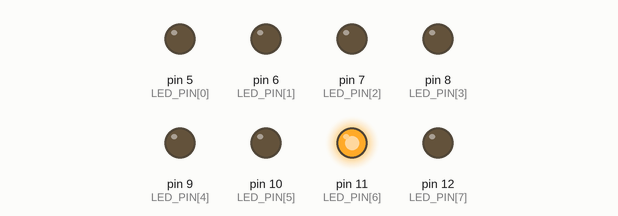
Simulated run of this program. Board: Arduino Nano, built with avr-gcc and run on an emulated ATmega328P. Parts: output pins drawn as LEDs (lit = HIGH).

Above: at 2.32 s.
At 7.23 s:
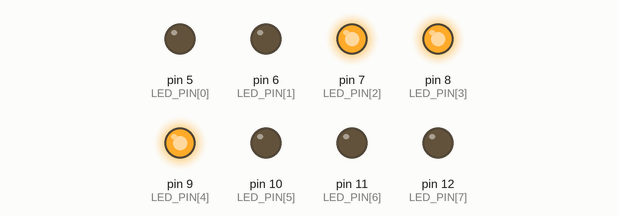
At 9.83 s:
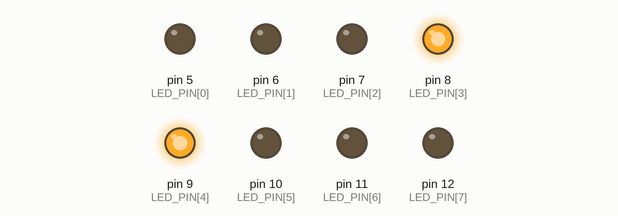
At 12.13 s:
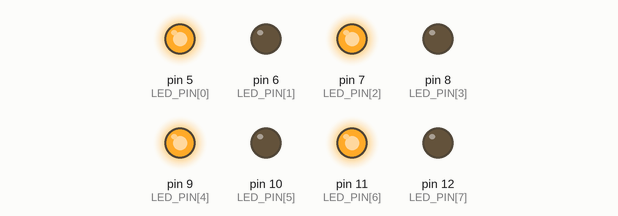
At 18.11 s:
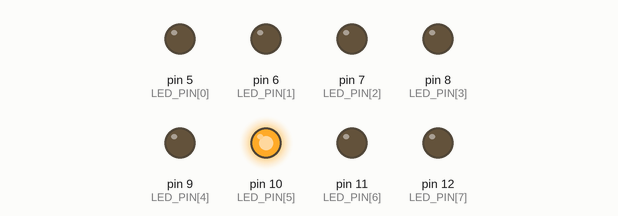
At 24.29 s:
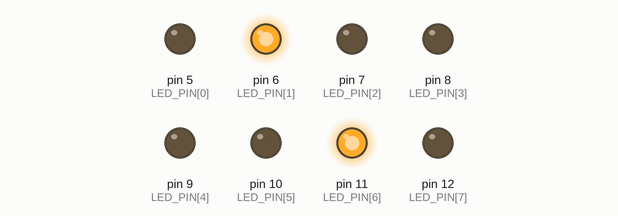
Timing chart, 0 to 25.6 s (numbered marks = the images above):
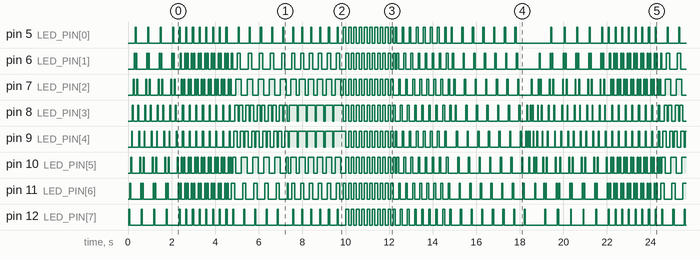

The program:

main.cpp
```cpp
/*
 * -------------------------------------------------------------------------
 * Atelier de programmation Robotic 974
 * © 2020 Stéphane Calderoni
 * -------------------------------------------------------------------------
 * Introduction à la programmation des cartes Arduino
 * Implémentation d'un chenillard à 8 LEDs
 * -------------------------------------------------------------------------
 * Programme principal
 * -------------------------------------------------------------------------
 */

/**
 * @brief Exercices d'initiation à la programmation Arduino.
 *
 * @note Chaque exercice est résolu par un programme spécifique et unique,
 *       que vous devez incorporer ici en décommentant la ligne qui
 *       correspond au programme que vous souhaitez compiler et exécuter.
 *
 *       Chaque programme est indépendant des autres et vous ne pouvez en
 *       compiler qu'un seul à la fois.
 */
// #include "00-minimal-arduino-program.h"
// #include "01-simple-blink.h"
// #include "02-one-way-scanning.h"
// #include "03-two-way-scanning.h"
// #include "04-revised-blink.h"
// #include "05-binary-counter.h"
// #include "06-simple-animation.h"
// #include "07-animations-v1.h"
#include "08-animations-v2.h"
```

08-animations-v2.h
```cpp
/*
 * -------------------------------------------------------------------------
 * Atelier de programmation Robotic 974
 * © 2020 Stéphane Calderoni
 * -------------------------------------------------------------------------
 * Introduction à la programmation des cartes Arduino
 * Implémentation d'un chenillard à 8 LEDs
 * -------------------------------------------------------------------------
 * Séquenceur d'animations périodiques (seconde version)
 * -------------------------------------------------------------------------
 */

#include <Arduino.h>

// ----------------------------------------------------------------------------
// Définition des constantes et variables globales
// ----------------------------------------------------------------------------

/**
 * @brief Nombre de LEDs.
 */
const uint8_t NUM_LEDS = 8;

/**
 * @brief Broches de commande des LEDs.
 */
const uint8_t LED_PIN[] = { 5, 6, 7, 8, 9, 10, 11, 12 };

/**
 * @brief Nombre d'animations prédéfinies dans l'enchaînement proposé.
 */
const uint8_t NUM_ANIMATIONS = 8;

/**
 * @brief Définition des motifs constituant chaque animation.
 *
 * @note Chaque animation est définie par une séquence ordonnée de motifs
 *       binaires (décrits par des entiers codés sur 8 bits), ainsi que par
 *       un nombre fini de motifs, qui correspond en définitive à la longueur
 *       de la séquence qui décrit l'animation.
 *
 *       Chaque motif peut être considéré comme une image instantanée de
 *       l'animation qu'elle participe à décrire. On parlera également de
 *       "frame" pour reprendre un anglicisme usuel.
 *
 *       On fait ici le choix de définir au sein d'un même tableau l'ensemble
 *       des animations que nous allons enchaîner les unes après les autres.
 */
const uint8_t ANIMATION_FRAME[] = {

    // animation #0

    0b10000000, //
    0b01000000, //
    0b00100000, //
    0b00010000, //
    0b00001000, //
    0b00000100, //
    0b00000010, // 14 frames
    0b00000001, //
    0b00000010, //
    0b00000100, //
    0b00001000, //
    0b00010000, //
    0b00100000, //
    0b01000000, //

    // animation #1

    0b10000001, //
    0b01000010, //
    0b00100100, // 6 frames
    0b00011000, //
    0b00100100, //
    0b01000010, //

    // animation #2

    0b11100000, //
    0b01110000, //
    0b00111000, //
    0b00011100, //
    0b00001110, // 10 frames
    0b00000111, //
    0b00001110, //
    0b00011100, //
    0b00111000, //
    0b01110000, //

    // animation #3

    0b00000000, //
    0b00011000, //
    0b00111100, //
    0b01111110, // 8 frames
    0b11111111, //
    0b01111110, //
    0b00111100, //
    0b00011000, //

    // animation #4

    0b01010101,// 2 frames
    0b10101010,//

    // animation #5

    0b00010001, //
    0b00100010, // 4 frames
    0b01000100, //
    0b10001000, //

    // animation #6

    0b00000001, //
    0b00000010, //
    0b00000100, //
    0b00001000, // 8 frames
    0b00010000, //
    0b00100000, //
    0b01000000, //
    0b10000000, //

    // animation #7

    0b00000000, //
    0b00010000, //
    0b00001000, //
    0b00010000, //
    0b00100000, //
    0b00010000, //
    0b00001000, //
    0b00000100, //
    0b00001000, //
    0b00010000, //
    0b00100000, //
    0b01000000, //
    0b00100000, //
    0b00010000, //
    0b00001000, //
    0b00000100, //
    0b00000010, //
    0b00000100, // 37 frames
    0b00001000, //
    0b00010000, //
    0b00100000, //
    0b01000000, //
    0b10000000, //
    0b01000000, //
    0b00100000, //
    0b00010000, //
    0b00001000, //
    0b00000100, //
    0b00000010, //
    0b00000001, //
    0b00000010, //
    0b00000100, //
    0b00001000, //
    0b00010000, //
    0b00100000, //
    0b01000000, //
    0b10000000  //

};

/**
 * @brief Définition de la structure de données d'une animation.
 *
 * @note Pour caractériser précisément chaque animation comme une séquence
 *       périodique de frames (définies par ailleurs dans le tableau précédent),
 *       on crée une structure de données générique pour les décrire toutes :
 */
struct Animation {
    uint8_t start;          // Indice du motif de départ dans le tableau.
    uint8_t frames;         // Nombre de motifs constituant la séquence.
    uint8_t frame_delay_ms; // Durée d'affichage de chaque motif exprimée en millisecondes.
    uint8_t repeat;         // Nombre de répétitions de la séquence.
};

/**
 * @brief Définition des animations périodiques que l'on souhaite enchaîner.
 *
 * @note Maintenant que nous avons défini la structure générique commune à toutes
 *       les animations, il ne nous reste plus qu'à définir concrètement chacune
 *       d'entre elles :
 */
const Animation animation[] = {
//
//     +---------------- start
//     |   +------------ frames
//     |   |    +------- frame_delay_ms
//     |   |    |   +--- repeat
//     |   |    |   |
//     v   v    v   v
    {  0, 14,  40,  4 }, // animation #0
    { 14,  6,  50,  8 }, // animation #1
    { 20, 10,  50,  5 }, // animation #2
    { 30,  8,  50,  6 }, // animation #3
    { 38,  2, 120, 10 }, // animation #4
    { 40,  4,  80,  8 }, // animation #5
    { 44,  8,  60,  7 }, // animation #6
    { 52, 37,  40,  1 }  // animation #7
};

/**
 * @brief Définition du séquenceur d'animation.
 *
 * @note Pour faciliter la lecture des animations, nous définissons un séquenceur
 *       qui va nous permettre de gérer précisément comment doit se dérouler la
 *       lecture périodique des animations et la gestion des paramètres afférents.
 */
struct Player {
    uint8_t  animation_id; // Indice de l'animation en cours.
    uint8_t  repeat;       // Nombre de répétitions effectuées.
    uint8_t  frame;        // Indice du motif binaire relatif à l'animation en cours.
    uint32_t last_ms;      // Date du dernier affichage opéré sur la rampe de LEDs.
};

/**
 * @brief Initalisation du séquenceur.
 *
 * @note Tous les paramètres sont initialisés à zéro par défaut.
 */
Player player = {
    0, // animation_id
    0, // repeat
    0, // frame
    0  // last_ms
};

// ----------------------------------------------------------------------------
// Gestion des LEDs
// ----------------------------------------------------------------------------

/**
 * @brief Initialisation des broches de commande des LEDs.
 */
void initLeds() {

    for (uint8_t i=0; i<NUM_LEDS; i++) {
        pinMode(LED_PIN[i], OUTPUT);
    }

}

/**
 * @brief Affichage d'un motif binaire 8-bits sur le chenillard à 8 LEDs.
 *
 * @param n Entier compris dans l'intervalle [0,255].
 */
void ledWrite(const uint8_t pattern) {

    for (uint8_t i=0; i<NUM_LEDS; i++) {
        digitalWrite(LED_PIN[i], pattern & (1 << i));
    }

}

// ----------------------------------------------------------------------------
// Gestion des animations
// ----------------------------------------------------------------------------

/**
 * @brief Lancement d'une animation.
 *
 * @param index Indice de l'animation à lancer (0 ≤ index < NUM_ANIMATIONS)
 *
 * @note On effectue l'initialisation des propriétés du séquenceur avec les données
 *       de prise en charge de la nouvelle animation qui va démarrer.
 */
void startAnimation(const uint8_t index) {

    player.animation_id = index;
    player.repeat       = 0;
    player.frame        = 0;

}

/**
 * @brief Lecture incrémentale de l'animation courante.
 */
void playAnimation() {

    // Définition d'un pointeur sur la structure de donnée qui décrit
    // l'animation courante, permettant d'accéder directement à ses
    // propriétés sans faire de copie locale.
    //
    // Le mot-clef `const` utilisé 2 fois ici déclare que :
    //   1. la structure de données pointée est constante,
    //   2. le pointeur lui-même est de valeur constante,
    const Animation * const pAnimation = &animation[player.animation_id];

    // Lecture du motif binaire en cours à afficher sur la rampe de LEDs :
    const uint8_t frame = ANIMATION_FRAME[pAnimation->start + player.frame];

    // Affichage du motif en cours sur la rampe de LEDs :
    ledWrite(frame);

    // Déplacement de la tête de lecture du séquenceur.
    // Si l'animation courante n'est pas terminée...
    if (player.frame + 1 < pAnimation->frames) {

        // Alors on déplace la tête de lecture au prochain motif binaire
        // de l'animation courante :
        player.frame++;

    // Sinon, c'est qu'on est arrivé au terme de l'animation courante.
    } else {

        // Auquel cas, on vérifie si on doit la répéter à nouveau...
        if (player.repeat + 1 < pAnimation->repeat) {

            // Il faut alors replacer la tête de lecture au début de l'animation :
            player.frame = 0;
            // Et incrémenter le nombre de répétitions opérées sur l'animation :
            player.repeat++;

        // Si l'animation ne devait pas être répétée une nouvelle fois,
        // c'est que nous devons passer à la prochaine animation...
        } else {

            // L'indice de la nouvelle animation est donc incrémenté,
            // et on vérifie également s'il ne faut pas redémarrer
            // tout le processus à la première animation définie
            // dans le tableau `ANIMATION_FRAME`, une fois qu'on a
            // fait le tour de toutes les animations définies.
            ++player.animation_id %= NUM_ANIMATIONS;

            // Il ne reste plus qu'à lancer la nouvelle animation :
            startAnimation(player.animation_id);

        }

    }

}

// ----------------------------------------------------------------------------
// Squelette principal du programme
// ----------------------------------------------------------------------------

/**
 * @brief Démarrage du programme.
 */
void setup() {

    initLeds();
    startAnimation(0);
    player.last_ms = millis();

}

/**
 * @brief Boucle de contrôle principale.
 *
 * @note Toujours sans utiliser la fonction delay() !
 */
void loop() {

    const uint32_t now = millis();

    // Définition d'un pointeur sur la structure de donnée qui décrit
    // l'animation courante, permettant d'accéder directement à ses
    // propriétés sans faire de copie locale.
    //
    // Le mot-clef `const` utilisé 2 fois ici déclare que :
    //   1. la structure de données pointée est constante,
    //   2. le pointeur lui-même est de valeur constante,
    const Animation * const pAnimation = &animation[player.animation_id];

    if (now - player.last_ms > pAnimation->frame_delay_ms) {

        playAnimation();

        player.last_ms = now;

    }

}
```

Measured:
- by itself, pin 5 (LED_PIN[0]), pin 6 (LED_PIN[1]), pin 12 (LED_PIN[7]): moves between LOW and HIGH, repeating every 19.7 s
- by itself, pin 7 (LED_PIN[2]), pin 8 (LED_PIN[3]), pin 9 (LED_PIN[4]), pin 11 (LED_PIN[6]): moves between LOW and HIGH, repeating every 19.4 s
- by itself, pin 10 (LED_PIN[5]): moves between LOW and HIGH, repeating every 19.5 s
